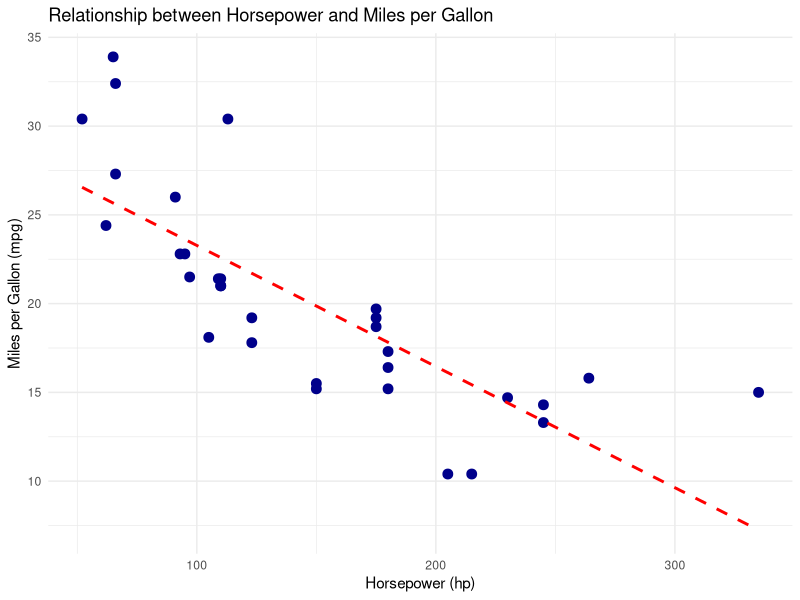
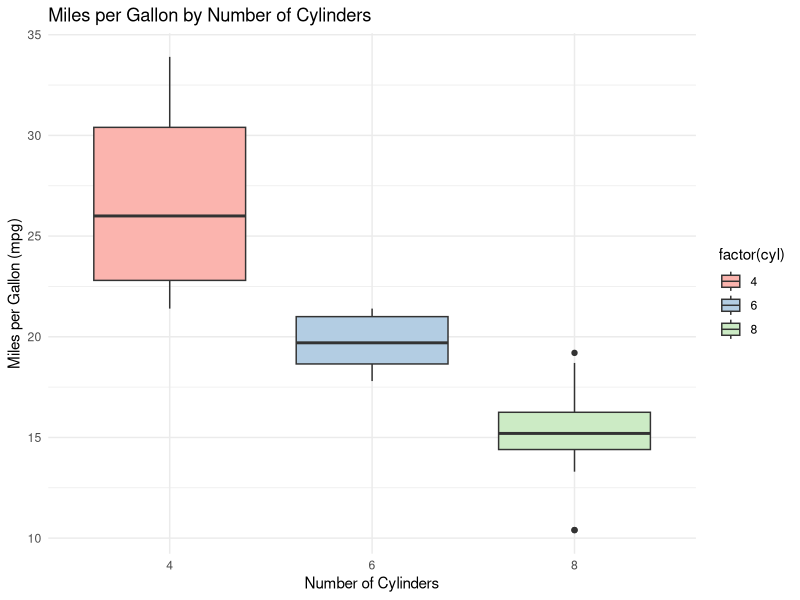
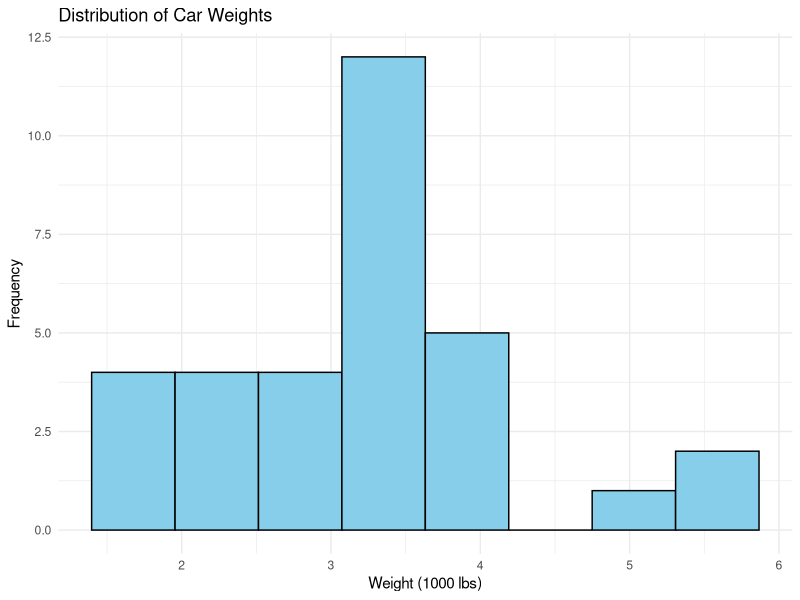

Write R code to recreate these figures, in order.
# Step 1: Creating the employee_data dataframe manually
employee_data <- data.frame(
  Emp_ID = c("E1", "E2", "E3", "E4", "E5", "E6", "E7", "E8"),
  Name = c("X", "Y", "Z", "X", "Y", "Z", "X", "Y"),
  Age = c(34, 29, 40, 30, 35, 27, 41, 30),
  Dept = c("HR", "IT", "Finance", "Marketing", "HR", "IT", "Finance", "Marketing"),
  Salary = c(50000, 60000, 70000, 80000, 50000, 65000, 45000, 60000),
  Gender = c("Male", "Female", "Male", "Female", "Male", "Female", "Male", "Female"),
  Experience = c(5, 3, 10, 4, 2, 7, 9, 6)
)
# View the dataset
print(employee_data)
# Employee Salary Vector
salary <- c(50000, 60000, 70000, 80000, 50000, 65000, 45000, 60000)

# Average Salary
avg_salary <- mean(salary)

# Output
print(paste("Average Salary is:", avg_salary))
# Employee Ages Vector
ages <- c(34, 29, 40, 30, 35, 27, 41, 30)

# Minimum and Maximum Age
min_age <- min(ages)
max_age <- max(ages)

# Output
print(paste("Minimum Age is:", min_age))
print(paste("Maximum Age is:", max_age))

# Employee E1 Details as a List
employee_E1 <- list(
  Name = "X",
  Department = "HR",
  Age = 34,
  Salary = 50000
)

# Displaying each element
print(paste("Name:", employee_E1$Name))
print(paste("Department:", employee_E1$Department))
print(paste("Age:", employee_E1$Age))
print(paste("Salary:", employee_E1$Salary))

# Vectors
age <- c(34, 29, 40, 30, 35, 27, 41, 30)
salary <- c(50000, 60000, 70000, 80000, 50000, 65000, 45000, 60000)

# Mean
mean_age <- mean(age)
mean_salary <- mean(salary)

# Standard Deviation
sd_age <- sd(age)
sd_salary <- sd(salary)

# Correlation between Age and Salary
correlation <- cor(age, salary)

# Output
print(paste("Mean Age:", mean_age))
print(paste("Mean Salary:", mean_salary))
print(paste("SD of Age:", sd_age))
print(paste("SD of Salary:", sd_salary))
print(paste("Correlation between Age and Salary:", correlation))

# question 03 
# Load required package
library(ggplot2)

# Load dataset
data(mtcars)

# i. Scatter plot: horsepower vs miles per gallon
ggplot(mtcars, aes(x = hp, y = mpg)) +
  geom_point(color = "darkblue", size = 3) +
  geom_smooth(method = "lm", color = "red", se = FALSE, linetype = "dashed") +
  labs(
    title = "Relationship between Horsepower and Miles per Gallon",
    x = "Horsepower (hp)",
    y = "Miles per Gallon (mpg)"
  ) +
  theme_minimal()

# ii. Box plot: miles per gallon across different cylinder counts
ggplot(mtcars, aes(x = factor(cyl), y = mpg, fill = factor(cyl))) +
  geom_boxplot() +
  labs(
    title = "Miles per Gallon by Number of Cylinders",
    x = "Number of Cylinders",
    y = "Miles per Gallon (mpg)"
  ) +
  scale_fill_brewer(palette = "Pastel1") +
  theme_minimal()

# iii. Histogram: distribution of car weights
ggplot(mtcars, aes(x = wt)) +
  geom_histogram(bins = 8, fill = "skyblue", color = "black") +
  labs(
    title = "Distribution of Car Weights",
    x = "Weight (1000 lbs)",
    y = "Frequency"
  ) +
  theme_minimal()






